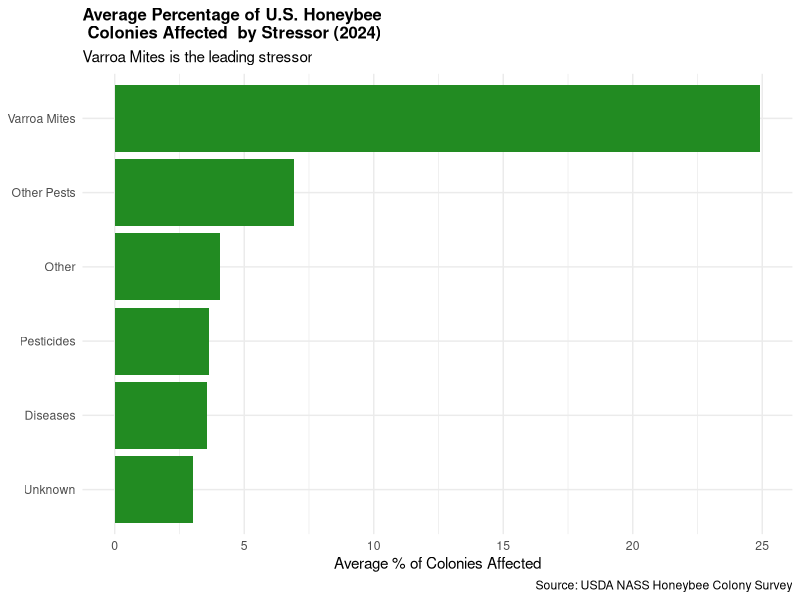

Recreate this plot in R.
## ---- chunk 1
install.packages("tidyverse")
library(tidyverse)
## ---- chunk 2
stressors_messy <- read_csv("data/honeybee_stressors_messy.csv")
## ---- chunk 3
glimpse(stressors_messy)
## ---- chunk 4
head(stressors_messy)
## ---- chunk 5

# Without the pipe (nested, hard to read):
head(sort(unique(stressors_messy$State)))

# With the pipe (step by step, easy to read):
stressors_messy$State |>
  unique() |>
  sort() |>
  head()
## ---- chunk 6
stressors <- stressors_messy |>
  rename(
    state        = State,
    quarter      = Quarter,
    period       = Period,
    varroa_mites = `Varroa mites (%)`,
    other_pests  = `Other pests/parasites (%)`,
    diseases     = `Diseases (%)`,
    pesticides   = `Pesticides (%)`,
    other        = `Other (%)`,
    unknown      = `Unknown (%)`
  )
## ---- chunk 7
stressors |>
  distinct(state) |>
  arrange(state) 
## ---- chunk 8
stressors <- stressors |>
  mutate(
    state = str_to_title(state))

## ---- chunk 9
stressors <- stressors |>
  mutate(
    across(varroa_mites:unknown, function(x) str_replace_all(x, "\\(Z\\)", "0")),
    across(varroa_mites:unknown, function(x) str_replace_all(x, "^-$", "0")),
    across(varroa_mites:unknown, parse_number)
  )

glimpse(stressors)
## ---- chunk 10
stressors <- stressors |>
  filter(str_detect(quarter, "2024"),
         !state %in% c("United States", "Other States")) |>
  mutate(quarter_label = case_when(
    quarter == "Q1_2024" ~ "Jan–Mar",
    quarter == "Q2_2024" ~ "Apr–Jun",
    quarter == "Q3_2024" ~ "Jul–Sep",
    quarter == "Q4_2024" ~ "Oct–Dec"
  )) |>
  select(-period, -quarter)

glimpse(stressors)
## ---- chunk 11
stressors_long <- stressors |>
  pivot_longer(
    cols = varroa_mites:unknown,
    names_to = "stressor",
    values_to = "pct_affected"
  ) |>
  mutate(stressor = str_to_title(str_replace_all(stressor, "_", " ")))

head(stressors_long)
## ---- chunk 12
stressor_summary <- stressors_long |>
  group_by(stressor) |>
  summarise(mean_pct = mean(pct_affected, na.rm = TRUE)) |>
  arrange(desc(mean_pct))

stressor_summary
## ---- chunk 13
ggplot(stressor_summary, aes(x = reorder(stressor, mean_pct), y = mean_pct)) +
  geom_col(fill = "forestgreen") +
  coord_flip() +
  labs(
    title = "Average Percentage of U.S. Honeybee \n Colonies Affected  by Stressor (2024)",
    subtitle = "Varroa Mites is the leading stressor",
    x = NULL,
    y = "Average % of Colonies Affected",
    caption = "Source: USDA NASS Honeybee Colony Survey"
  ) +
  theme_minimal() +
  theme(plot.title = element_text(face = "bold", size = 12))
